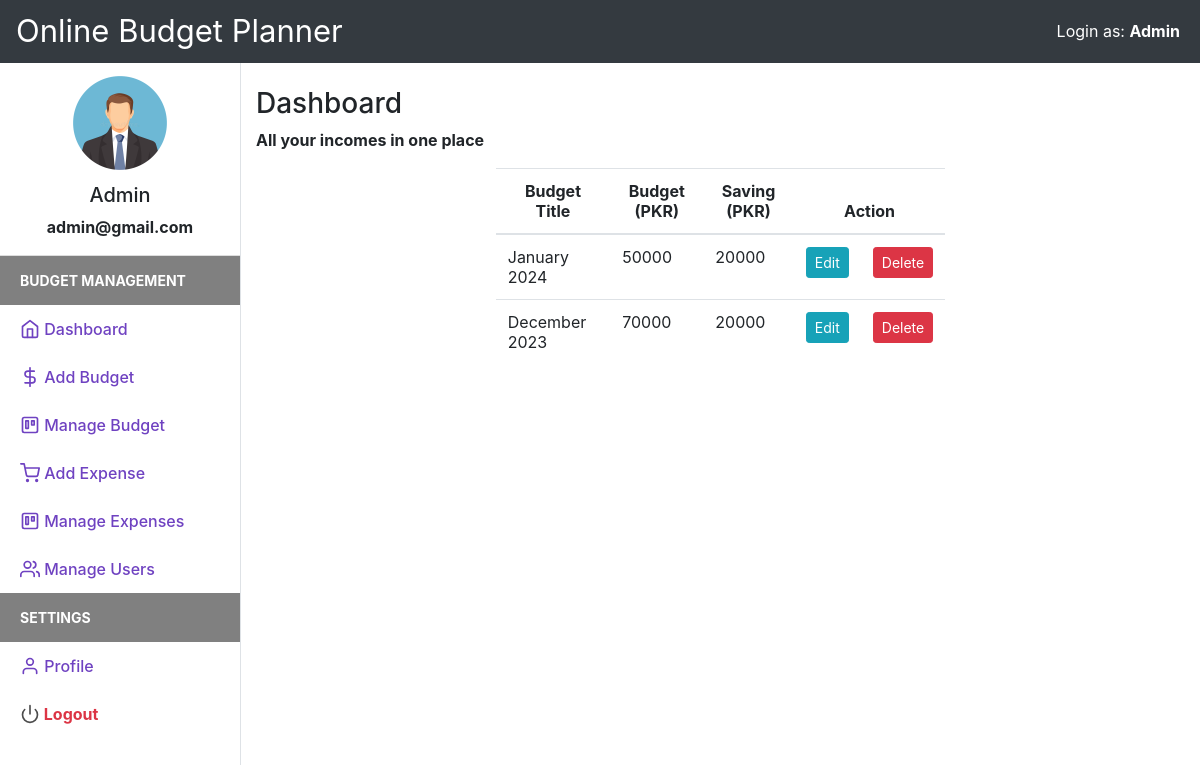
The page /manage_income.php (signed in) on the database its author committed.
### tables this page shows
CREATE TABLE `users` (
  `user_id` int(11) NOT NULL,
  `firstname` varchar(50) NOT NULL,
  `lastname` varchar(25) NOT NULL,
  `email` varchar(50) NOT NULL,
  `password` varchar(50) NOT NULL,
  `status` varchar(20) DEFAULT 'Inactive',
  `userType` varchar(10) DEFAULT 'User'
);

CREATE TABLE `budget` (
  `budget_id` int(11) NOT NULL,
  `title` varchar(20) NOT NULL,
  `income` int(20) NOT NULL,
  `saving` int(20) NOT NULL,
  `user_id` int(11) NOT NULL
);

### session.php (called while the page is built, shortened)
<?php
include("config.php");
$sess_email = $_SESSION["email"];
$sql = "SELECT * FROM users WHERE email = '$sess_email'";
$result = $con->query($sql);
if ($result->num_rows > 0) {
  while($row = $result->fetch_assoc()) {
    $userid=$row["user_id"];
    $username =$row["firstname"]." ".$row["lastname"];
    $useremail=$row["email"];
    $usertype=$row["userType"];
  }
} else {
    $userid="XYZ";
    $username ="No User";
    $useremail="mailid@domain.com";
    $userprofile="Uploads/default_profile.png";
}
?>

### manage_income.php (the view, shortened to what this page needs)
<?php
include("session.php");
include("header.php");
$income_fetched = mysqli_query($con, "SELECT * FROM budget WHERE user_id = '$userid'");
?>
<!DOCTYPE html>
<html lang="en">
<head>
    <link href="css/bootstrap.min.css" rel="stylesheet">
    <link href="css/style.css" rel="stylesheet">
</head>
<body>
    <div class="d-flex" id="wrapper">
        <?php
        include("navbar.php");
        ?>
        <div id="page-content-wrapper">
            <div class="container-fluid">
                <h3 class="mt-4">Dashboard</h3>
                <p>All your incomes in one place</p>
                <div class="row justify-content-center">
                    <div class="col-md-6">
                        <table class="table table-responsive">
                            <thead>
                                <tr class="text-center">
                                    <th>Budget Title</th>
                                    <th>Budget (PKR)</th>
                                    <th>Saving (PKR)</th>
                                    <th colspan="2">Action</th>
                                </tr>
                            </thead>
                            <?php while ($row = mysqli_fetch_array($income_fetched)) { ?>
                                <tr>
                                    <td> <?php echo $row['title']; ?> </td>
                                    <td><?php echo $row['income']; ?> </td>
                                    <td><?php echo $row['saving']; ?></td>
                                    <td class="text-center">
                                        <a href="add_income.php?edit=<?php echo $row['budget_id']; ?>" class="btn btn-info btn-sm">Edit</a>
                                    </td>
                                    <td class="text-center">
                                        <a href="add_income.php?delete=<?php echo $row['budget_id']; ?>" class="btn btn-danger btn-sm">Delete</a>
                                    </td>
                                </tr>
                            <?php } ?>
                        </table>
                    </div>
                </div>
            </div>
        </div>
    </div>
</body>
</html>

### header.php
<nav class="navbar navbar-expand-lg  bg-dark navbar-dark ">
<div style="font-size:31px;color:white;">Online Budget Planner</div>
<div style="position:absolute;right:20px;color:white;">
<?php echo empty($usertype)?"":"Login as: <b>".$usertype ?>
</div>
</nav>

### navbar.php
<div class="border-right" id="sidebar-wrapper" style="width:300px;">
            <div class="user">
                <img class="img img-fluid rounded-circle" src="uploads/profile1.jpg" width="120">
                <h5><?php echo $username ?></h5>
                <p><?php echo $useremail ?></p>
            </div>
            <div class="sidebar-heading" style="background:gray;color:white;">Budget Management</div>
            <div class="list-group list-group-flush">
                <a href="index.php" class="list-group-item list-group-item-action sidebar-active"><span data-feather="home"></span> Dashboard</a>
                <a href="add_income.php" class="list-group-item list-group-item-action sidebar-active"><span data-feather="dollar-sign"></span> Add Budget</a>
                <a href="manage_income.php" class="list-group-item list-group-item-action sidebar-active"><span data-feather="trello"></span> Manage Budget</a>
                <a href="add_expense.php" class="list-group-item list-group-item-action sidebar-active"><span data-feather="shopping-cart"></span> Add Expense</a>
                <a href="manage_expense.php" class="list-group-item list-group-item-action sidebar-active"><span data-feather="trello"></span> Manage Expenses</a>
               <?php if($usertype=="Admin"){ ?>
                <a href="manage_user.php" class="list-group-item list-group-item-action sidebar-active"><span data-feather="users"></span> Manage Users</a>
           <?php } ?>
            </div>
            <div class="sidebar-heading" style="background:gray;color:white;">Settings </div>
            <div class="list-group list-group-flush">
                <a href="profile.php" class="list-group-item list-group-item-action sidebar-active"><span data-feather="user"></span> Profile</a>
                <a href="logout.php" class="list-group-item list-group-item-action text-danger"><span  data-feather="power"></span> Logout</a>
            </div>
        </div>

### css/style.css (style rules this page uses)
body { background-color: #EFEFEF; }
.feather { width: 20px; height: 20px; stroke: #4D4D4D; stroke-width: 2; stroke-linecap: round; stroke-linejoin: round; fill: none; vertical-align: text-bottom; }
.list-group { background-color: #FFFFFF; }
.list-group-item { border:none; }
.user { text-align: center; border-bottom: 1px solid #ddd; }
.user img { padding: 10px; }
.sidebar-active { color: #6f42c1; font-weight: 500; }
.sidebar-active .feather { stroke: #6f42c1; font-weight: 500; }
#wrapper { overflow-x: hidden; background-color: #fff; }
#sidebar-wrapper { min-height: 100vh; margin-left: -15rem; -webkit-transition: margin .25s ease-out; -moz-transition: margin .25s ease-out; -o-transition: margin .25s ease-out; transition: margin .25s ease-out; }
#sidebar-wrapper .sidebar-heading { padding: 0.875rem 1.25rem; font-size: 14px; font-weight: bold; text-transform: uppercase; color: #999; }
#sidebar-wrapper .list-group { width: 15rem; }
#page-content-wrapper { min-width: 100vw; }
@media (min-width: 768px) { #sidebar-wrapper { margin-left: 0; } }
@media (min-width: 768px) { #page-content-wrapper { min-width: 0; width: 100%; } }
.container-fluid { margin-right: 20px; }

### rows shown on the page
users: userType "Admin", username "Admin", email "admin@gmail.com"
budget: title "January 2024", income "50000", saving "20000"
budget: title "December 2023", income "70000", saving "20000"
